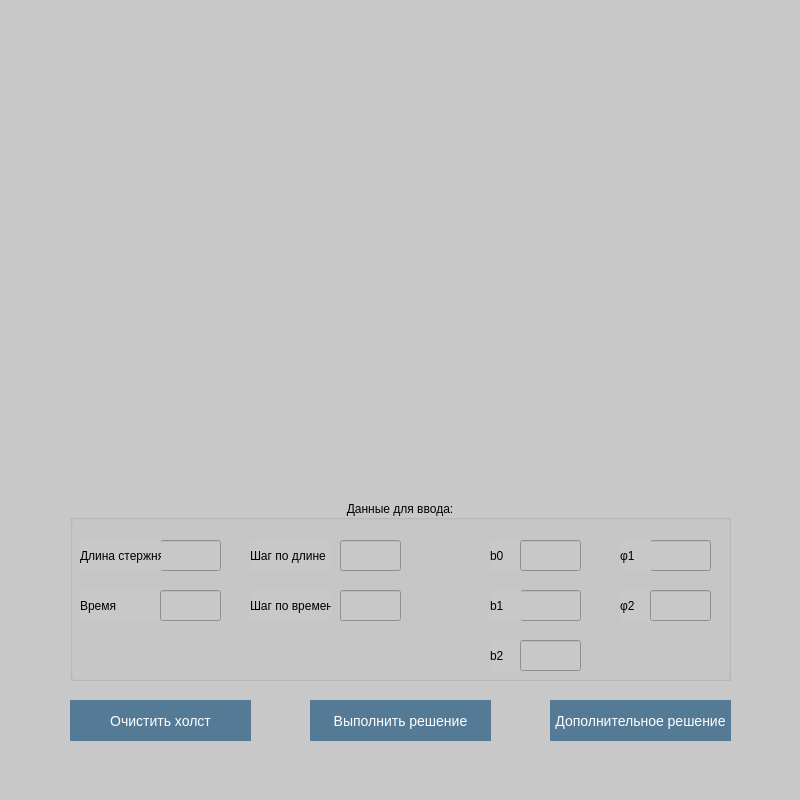
<?xml version="1.0" encoding="UTF-8"?>
<ui version="4.0">
 <class>MainWindow</class>
 <widget class="QMainWindow" name="MainWindow">
  <property name="geometry">
   <rect>
    <x>0</x>
    <y>0</y>
    <width>800</width>
    <height>800</height>
   </rect>
  </property>
  <property name="minimumSize">
   <size>
    <width>800</width>
    <height>800</height>
   </size>
  </property>
  <property name="maximumSize">
   <size>
    <width>800</width>
    <height>800</height>
   </size>
  </property>
  <property name="windowTitle">
   <string>Вычислительные методы</string>
  </property>
  <property name="toolTip">
   <string/>
  </property>
  <property name="styleSheet">
   <string notr="true">background-color: #c8c8c8;</string>
  </property>
  <widget class="QWidget" name="centralwidget">
   <widget class="QGroupBox" name="groupBox">
    <property name="geometry">
     <rect>
      <x>70</x>
      <y>500</y>
      <width>661</width>
      <height>181</height>
     </rect>
    </property>
    <property name="title">
     <string>Данные для ввода:</string>
    </property>
    <property name="alignment">
     <set>Qt::AlignCenter</set>
    </property>
    <widget class="QLabel" name="label_10">
     <property name="geometry">
      <rect>
       <x>550</x>
       <y>90</y>
       <width>31</width>
       <height>31</height>
      </rect>
     </property>
     <property name="text">
      <string>φ2</string>
     </property>
    </widget>
    <widget class="QLineEdit" name="PhiSecondLineEdit">
     <property name="geometry">
      <rect>
       <x>580</x>
       <y>90</y>
       <width>61</width>
       <height>31</height>
      </rect>
     </property>
     <property name="inputMask">
      <string/>
     </property>
    </widget>
    <widget class="QLabel" name="label_4">
     <property name="geometry">
      <rect>
       <x>180</x>
       <y>90</y>
       <width>81</width>
       <height>31</height>
      </rect>
     </property>
     <property name="text">
      <string>Шаг по времени</string>
     </property>
    </widget>
    <widget class="QLineEdit" name="PhiFirstLineEdit">
     <property name="geometry">
      <rect>
       <x>580</x>
       <y>40</y>
       <width>61</width>
       <height>31</height>
      </rect>
     </property>
    </widget>
    <widget class="QLabel" name="label_8">
     <property name="geometry">
      <rect>
       <x>420</x>
       <y>40</y>
       <width>31</width>
       <height>31</height>
      </rect>
     </property>
     <property name="text">
      <string>b0</string>
     </property>
    </widget>
    <widget class="QLabel" name="label_3">
     <property name="geometry">
      <rect>
       <x>180</x>
       <y>40</y>
       <width>81</width>
       <height>31</height>
      </rect>
     </property>
     <property name="text">
      <string>Шаг по длине</string>
     </property>
    </widget>
    <widget class="QLabel" name="label_2">
     <property name="geometry">
      <rect>
       <x>10</x>
       <y>90</y>
       <width>81</width>
       <height>31</height>
      </rect>
     </property>
     <property name="text">
      <string>Время</string>
     </property>
    </widget>
    <widget class="QLineEdit" name="BFirtsLineEdit">
     <property name="geometry">
      <rect>
       <x>450</x>
       <y>90</y>
       <width>61</width>
       <height>31</height>
      </rect>
     </property>
    </widget>
    <widget class="QLabel" name="label_7">
     <property name="geometry">
      <rect>
       <x>420</x>
       <y>140</y>
       <width>31</width>
       <height>31</height>
      </rect>
     </property>
     <property name="text">
      <string>b2</string>
     </property>
    </widget>
    <widget class="QLineEdit" name="LengthStepLineEdit">
     <property name="geometry">
      <rect>
       <x>270</x>
       <y>40</y>
       <width>61</width>
       <height>31</height>
      </rect>
     </property>
    </widget>
    <widget class="QLineEdit" name="BZeroLineEdit">
     <property name="geometry">
      <rect>
       <x>450</x>
       <y>40</y>
       <width>61</width>
       <height>31</height>
      </rect>
     </property>
    </widget>
    <widget class="QLabel" name="label_6">
     <property name="geometry">
      <rect>
       <x>420</x>
       <y>90</y>
       <width>31</width>
       <height>31</height>
      </rect>
     </property>
     <property name="text">
      <string>b1</string>
     </property>
    </widget>
    <widget class="QLineEdit" name="RodLengthLineEdit">
     <property name="geometry">
      <rect>
       <x>90</x>
       <y>40</y>
       <width>61</width>
       <height>31</height>
      </rect>
     </property>
    </widget>
    <widget class="QLabel" name="label">
     <property name="geometry">
      <rect>
       <x>10</x>
       <y>40</y>
       <width>81</width>
       <height>31</height>
      </rect>
     </property>
     <property name="text">
      <string>Длина стержня</string>
     </property>
    </widget>
    <widget class="QLineEdit" name="TimeLineEdit">
     <property name="geometry">
      <rect>
       <x>90</x>
       <y>90</y>
       <width>61</width>
       <height>31</height>
      </rect>
     </property>
    </widget>
    <widget class="QLineEdit" name="TimeStepLineEdit">
     <property name="geometry">
      <rect>
       <x>270</x>
       <y>90</y>
       <width>61</width>
       <height>31</height>
      </rect>
     </property>
    </widget>
    <widget class="QLineEdit" name="BSecondLineEdit">
     <property name="geometry">
      <rect>
       <x>450</x>
       <y>140</y>
       <width>61</width>
       <height>31</height>
      </rect>
     </property>
    </widget>
    <widget class="QLabel" name="label_9">
     <property name="geometry">
      <rect>
       <x>550</x>
       <y>40</y>
       <width>31</width>
       <height>31</height>
      </rect>
     </property>
     <property name="text">
      <string>φ1</string>
     </property>
    </widget>
   </widget>
   <widget class="QWidget" name="verticalLayoutWidget">
    <property name="geometry">
     <rect>
      <x>70</x>
      <y>20</y>
      <width>661</width>
      <height>461</height>
     </rect>
    </property>
    <layout class="QVBoxLayout" name="verticalLayout"/>
   </widget>
   <widget class="QPushButton" name="ClearSheduleButton">
    <property name="geometry">
     <rect>
      <x>70</x>
      <y>700</y>
      <width>181</width>
      <height>41</height>
     </rect>
    </property>
    <property name="cursor">
     <cursorShape>PointingHandCursor</cursorShape>
    </property>
    <property name="styleSheet">
     <string notr="true">background-color: #557a95; border: none;color: white;padding: 5px;text-align: center;  text-decoration: none;  font-size: 14px;
outline: none;</string>
    </property>
    <property name="text">
     <string>Очистить холст</string>
    </property>
   </widget>
   <widget class="QPushButton" name="RunCalculateButton">
    <property name="geometry">
     <rect>
      <x>310</x>
      <y>700</y>
      <width>181</width>
      <height>41</height>
     </rect>
    </property>
    <property name="cursor">
     <cursorShape>PointingHandCursor</cursorShape>
    </property>
    <property name="styleSheet">
     <string notr="true">background-color: #557a95; border: none;color: white;padding: 5px;text-align: center;  text-decoration: none;  font-size: 14px;
outline: none;</string>
    </property>
    <property name="text">
     <string>Выполнить решение</string>
    </property>
   </widget>
   <widget class="QPushButton" name="RunAdditionalCalculateButton">
    <property name="geometry">
     <rect>
      <x>550</x>
      <y>700</y>
      <width>181</width>
      <height>41</height>
     </rect>
    </property>
    <property name="cursor">
     <cursorShape>PointingHandCursor</cursorShape>
    </property>
    <property name="styleSheet">
     <string notr="true">background-color: #557a95; border: none;color: white;padding: 5px;text-align: center;  text-decoration: none;  font-size: 14px;
outline: none;</string>
    </property>
    <property name="text">
     <string>Дополнительное решение</string>
    </property>
   </widget>
  </widget>
  <widget class="QMenuBar" name="menubar">
   <property name="geometry">
    <rect>
     <x>0</x>
     <y>0</y>
     <width>800</width>
     <height>21</height>
    </rect>
   </property>
  </widget>
  <widget class="QStatusBar" name="statusbar"/>
 </widget>
 <tabstops>
  <tabstop>RodLengthLineEdit</tabstop>
  <tabstop>TimeLineEdit</tabstop>
  <tabstop>LengthStepLineEdit</tabstop>
  <tabstop>TimeStepLineEdit</tabstop>
  <tabstop>BZeroLineEdit</tabstop>
  <tabstop>BFirtsLineEdit</tabstop>
  <tabstop>BSecondLineEdit</tabstop>
  <tabstop>PhiFirstLineEdit</tabstop>
  <tabstop>PhiSecondLineEdit</tabstop>
  <tabstop>RunCalculateButton</tabstop>
  <tabstop>RunAdditionalCalculateButton</tabstop>
  <tabstop>ClearSheduleButton</tabstop>
 </tabstops>
 <resources/>
 <connections/>
</ui>
